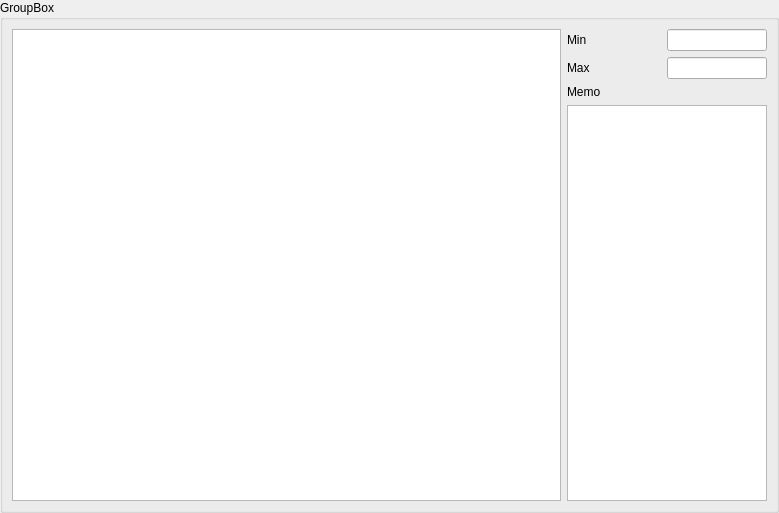
<?xml version="1.0" encoding="UTF-8"?>
<ui version="4.0">
 <class>Form</class>
 <widget class="QWidget" name="Form">
  <property name="geometry">
   <rect>
    <x>0</x>
    <y>0</y>
    <width>779</width>
    <height>513</height>
   </rect>
  </property>
  <property name="windowTitle">
   <string>Form</string>
  </property>
  <layout class="QVBoxLayout" name="verticalLayout_2">
   <property name="spacing">
    <number>0</number>
   </property>
   <property name="leftMargin">
    <number>0</number>
   </property>
   <property name="topMargin">
    <number>0</number>
   </property>
   <property name="rightMargin">
    <number>0</number>
   </property>
   <property name="bottomMargin">
    <number>0</number>
   </property>
   <item>
    <widget class="QGroupBox" name="groupBox">
     <property name="title">
      <string>GroupBox</string>
     </property>
     <layout class="QHBoxLayout" name="horizontalLayout_3">
      <item>
       <widget class="PlotWidget" name="plotWidget"/>
      </item>
      <item>
       <layout class="QVBoxLayout" name="verticalLayout">
        <item>
         <layout class="QHBoxLayout" name="horizontalLayout">
          <item>
           <widget class="QLabel" name="label">
            <property name="sizePolicy">
             <sizepolicy hsizetype="Preferred" vsizetype="Preferred">
              <horstretch>0</horstretch>
              <verstretch>0</verstretch>
             </sizepolicy>
            </property>
            <property name="text">
             <string>Min</string>
            </property>
           </widget>
          </item>
          <item>
           <widget class="QLineEdit" name="lineEdit">
            <property name="sizePolicy">
             <sizepolicy hsizetype="Preferred" vsizetype="Fixed">
              <horstretch>0</horstretch>
              <verstretch>0</verstretch>
             </sizepolicy>
            </property>
            <property name="maximumSize">
             <size>
              <width>100</width>
              <height>16777215</height>
             </size>
            </property>
           </widget>
          </item>
         </layout>
        </item>
        <item>
         <layout class="QHBoxLayout" name="horizontalLayout_2">
          <item>
           <widget class="QLabel" name="label_2">
            <property name="sizePolicy">
             <sizepolicy hsizetype="Preferred" vsizetype="Preferred">
              <horstretch>0</horstretch>
              <verstretch>0</verstretch>
             </sizepolicy>
            </property>
            <property name="text">
             <string>Max</string>
            </property>
           </widget>
          </item>
          <item>
           <widget class="QLineEdit" name="lineEdit_2">
            <property name="sizePolicy">
             <sizepolicy hsizetype="Preferred" vsizetype="Fixed">
              <horstretch>0</horstretch>
              <verstretch>0</verstretch>
             </sizepolicy>
            </property>
            <property name="maximumSize">
             <size>
              <width>100</width>
              <height>16777215</height>
             </size>
            </property>
           </widget>
          </item>
         </layout>
        </item>
        <item>
         <widget class="QLabel" name="label_3">
          <property name="sizePolicy">
           <sizepolicy hsizetype="Preferred" vsizetype="Preferred">
            <horstretch>0</horstretch>
            <verstretch>0</verstretch>
           </sizepolicy>
          </property>
          <property name="text">
           <string>Memo</string>
          </property>
         </widget>
        </item>
        <item>
         <widget class="QTextEdit" name="textEdit">
          <property name="sizePolicy">
           <sizepolicy hsizetype="Maximum" vsizetype="Expanding">
            <horstretch>0</horstretch>
            <verstretch>0</verstretch>
           </sizepolicy>
          </property>
          <property name="maximumSize">
           <size>
            <width>200</width>
            <height>16777215</height>
           </size>
          </property>
         </widget>
        </item>
       </layout>
      </item>
     </layout>
    </widget>
   </item>
  </layout>
 </widget>
 <customwidgets>
  <customwidget>
   <class>PlotWidget</class>
   <extends>QGraphicsView</extends>
   <header>pyqtgraph</header>
  </customwidget>
 </customwidgets>
 <resources/>
 <connections/>
</ui>
